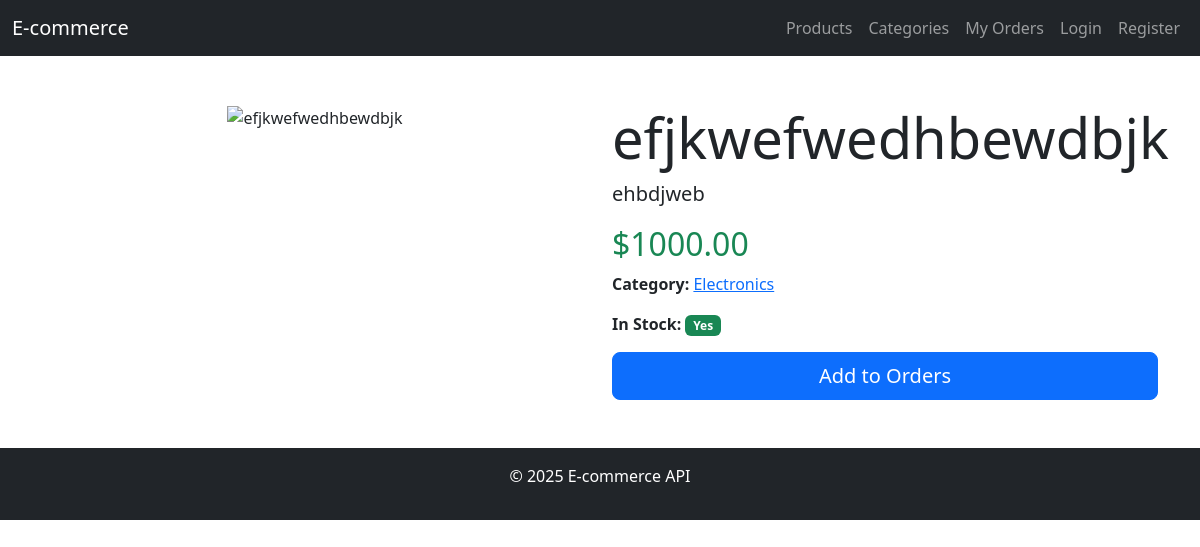
The page /products/1/ on the database as committed earlier.
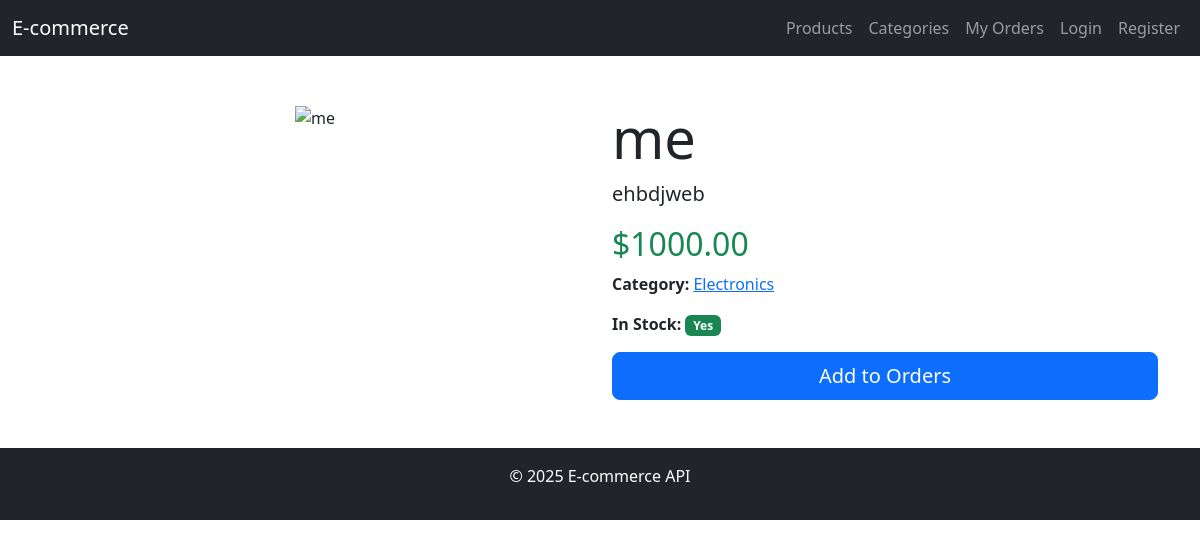
The same page on the database as committed later.
### products/models.py (models this page shows, shortened)
class Product(models.Model):
    name = models.CharField(max_length=100, unique=True, blank=False)  # Required
    description = models.TextField(blank=True)
    price = models.DecimalField(
        max_digits=10, decimal_places=2, blank=False,
        validators=[MinValueValidator(0.01)]  # Price > 0
    )
    category = models.ForeignKey(Category, on_delete=models.CASCADE, related_name='products', default=1)
    stock_quantity = models.PositiveIntegerField(
        default=0, blank=False,
        validators=[MinValueValidator(0)]  # Stock >= 0
    )
    image_url = models.URLField(max_length=200, blank=True)
    created_date = models.DateTimeField(auto_now_add=True)

class Category(models.Model):
    name = models.CharField(max_length=100, unique=True)
    description = models.TextField(blank=True)

### products/views.py (the view)
# urls.py: path('products/<int:pk>/', product_detail_view, name='product_detail'),
def product_detail_view(request, pk):
    product = get_object_or_404(Product, pk=pk)
    context = {'product': product}
    return render(request, 'product_detail.html', context)

### templates/product_detail.html (shortened to what this page needs)
{% extends "base.html" %}
{% block content %}
<div class="container mt-5">
    <div class="row">
        <div class="col-md-6 text-center">
            <img src="{{ product.image_url }}" alt="{{ product.name }}" class="img-fluid" style="max-height: 400px;">
        </div>
        <div class="col-md-6">
            <h1 class="display-4">{{ product.name }}</h1>
            <p class="lead">{{ product.description }}</p>
            <h2 class="text-success">${{ product.price }}</h2>
            <p><strong>Category:</strong> <a href="{% url 'category_detail' product.category.id %}">{{ product.category.name }}</a></p>
            <p><strong>In Stock:</strong>
                {% if product.stock_quantity > 0 %}
                    <span class="badge bg-success">Yes</span>
                {% else %}
                    <span class="badge bg-danger">No</span>
                {% endif %}
            </p>
            <div class="d-grid gap-2">
                <button id="add-to-order-btn" class="btn btn-primary btn-lg">Add to Orders</button>
            </div>
        </div>
    </div>
</div>
{% endblock %}

Rows that differ between the two databases and show on the page:
changed Product "ehbdjweb": name "efjkwefwedhbewdbjk" → "me"
